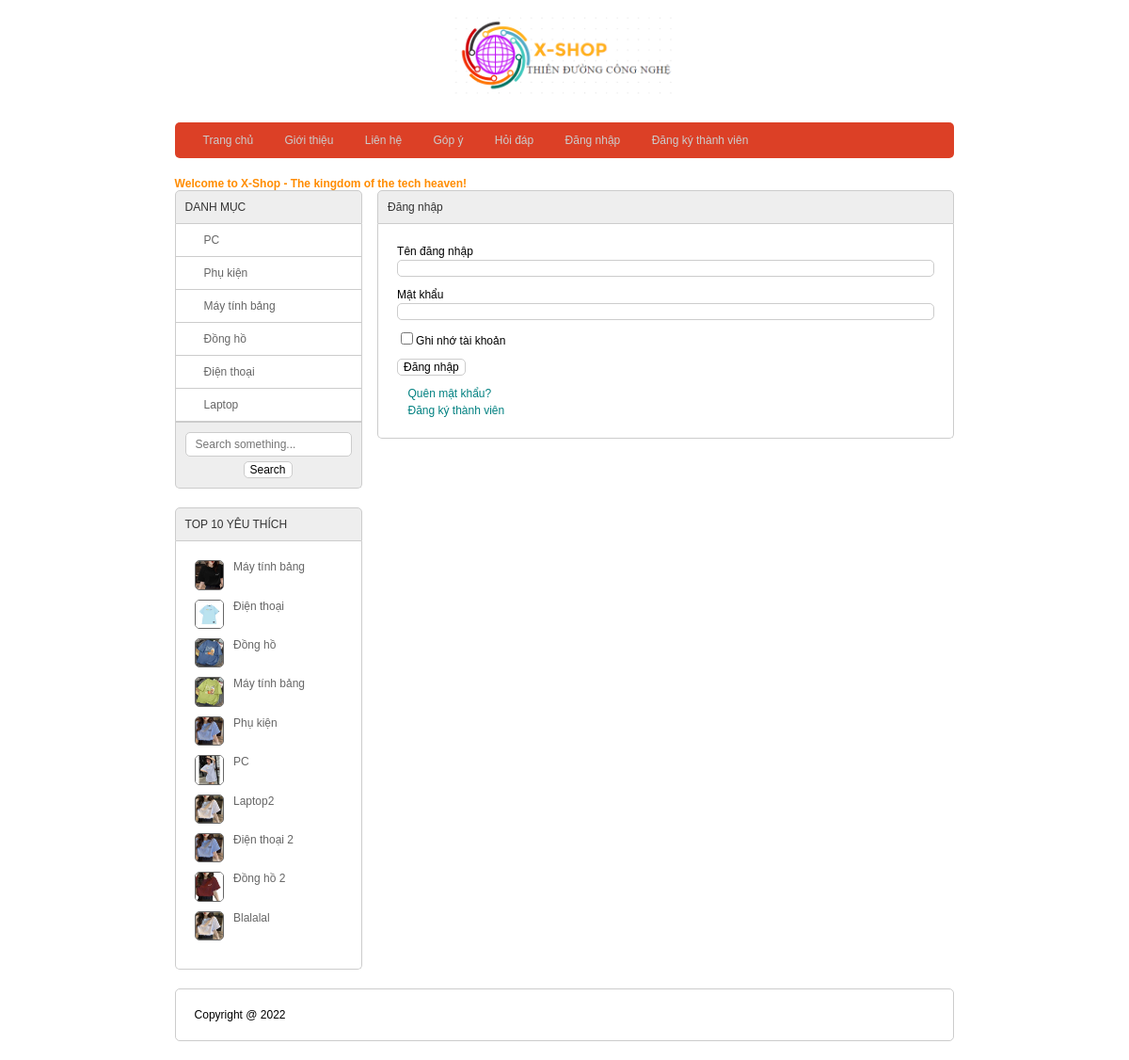
The app's page /index.php?act=dangnhap with its own data.
### tables this page shows
CREATE TABLE `danh_muc` (
  `id` int(11) NOT NULL,
  `name` varchar(255) NOT NULL
);

CREATE TABLE `san_pham` (
  `id` int(11) NOT NULL,
  `name` varchar(255) NOT NULL,
  `price` double(10,2) NOT NULL DEFAULT 0.00,
  `image` varchar(255) DEFAULT NULL,
  `mo_ta` text DEFAULT NULL,
  `view` int(11) NOT NULL DEFAULT 0,
  `iddm` int(11) NOT NULL
);

### model/pdo.php (called while the page is built, shortened)
<?php
function pdo_get_connection(){
    $dburl = "mysql:host=localhost;dbname=duanmau_ph23939;charset=utf8";
    $username = 'root';
    $password = '';
    $conn = new PDO($dburl, $username, $password);
    $conn->setAttribute(PDO::ATTR_ERRMODE, PDO::ERRMODE_EXCEPTION);
    return $conn;
}
function pdo_query($sql){
    $sql_args = array_slice(func_get_args(), 1);
    try{
        $conn = pdo_get_connection();
        $stmt = $conn->prepare($sql);
        $stmt->execute($sql_args);
        $rows = $stmt->fetchAll();
        return $rows;
    }
    catch(PDOException $e){
        throw $e;
    }
    finally{
        unset($conn);
    }
}

### model/danh_muc.php (called while the page is built, shortened)
<?php
function loadAll_danhmuc(){
    $sql = "select * from danh_muc order by id desc";
    $listdanhmuc=pdo_query($sql);
    return $listdanhmuc;
}
 ?>

### model/san_pham.php (called while the page is built, shortened)
<?php
function loadAll_sanpham_top10(){
    $sql ="select * from san_pham where 1 order by view desc limit 0,10";
    $listsanphamhome=pdo_query($sql);
    return $listsanphamhome;
}
function loadAll_sanpham_home(){
    $sql ="select * from san_pham where 1 order by id desc limit 0,9";
    $listsanpham=pdo_query($sql);
    return $listsanpham;
}
 ?>

### global.php (called while the page is built)
<?php
    $img_path = "Uploads/";
?>

### view/taikhoan/dangnhap.php (the view, shortened to what this page needs)
<div class="row mb ">
    <div class="boxtrai mr">
    <div class="row mb">
        <div class="boxtitle">DANH MỤC</div>
        <div class="boxcontent2 menudoc">
            <ul>
                <?php
                    foreach ($dsdm as $dm) {
                        extract($dm);
                        $linkdm="index.php?act=sanphamofdm&iddm=".$id;
                        echo '<li><a href="'.$linkdm.'">'.$name.'</a></li>';
                    }
                ?>
            </ul>
        </div>
        <div class="boxfooter searchbox">
            <form action="index.php?act=sanphamofdm" method="post">
                <input type="text" name="kyw" placeholder="Search something...">
                <input type="submit" name="search" value="Search">
            </form>
        </div>
    </div>
    <div class="row">
        <div class="boxtitle">TOP 10 YÊU THÍCH</div>
        <div class="row boxcontent">
            <?php
                foreach ($dstop10 as $sp) {
                    extract($sp);
                    $linksp = "index.php?act=chi_tiet_sp&idsp=".$id;
                    $image = $img_path.$image;
                    echo '<div class="row mb10 top10">
                            <img src="'.$image.'" alt="">
                            <a href="'.$linksp.'">'.$name.'</a>
                        </div>';
                }
            ?>
        </div>
    </div>
    </div>
    <div class="boxphai">
        <div class="row mb10">
            <div class="boxtitle">Đăng nhập</div>
            <div class="row boxcontent formtaikhoan ">
                <form action="index.php?act=dangnhap" method="post">
                    <div class="row mb10">
                        Tên đăng nhập <br>
                        <input type="text" name="username" id="">
                    </div>
                    <div class="row mb10">
                        Mật khẩu <br>
                        <input type="password" name="password" id="">
                    </div>
                    <div class="row mb10">
                        <input type="checkbox" name="">Ghi nhớ tài khoản
                    </div>
                    <div class="row mb10">
                        <input type="submit" name="dangnhap" value="Đăng nhập">
                    </div>
                </form>
                <li>
                    <a href="index.php?act=quenmk">Quên mật khẩu?</a>
                </li>
                <li>
                    <a href="index.php?act=dangky">Đăng ký thành viên</a>
                </li>
            </div>
        </div>
    </div>
</div>
<div class="row mb footer">Copyright @ 2022</div>
</div>

### view/css/style.css (style rules this page uses)
* { box-sizing: border-box; font-family: sans-serif; font-size: 1vw; }
.row { float: left; width: 100%; }
.mb { margin-bottom: 20px; }
.mb10 { margin-bottom: 10px; }
.mr { margin-right: 2%; }
.footer { border: 1px #ccc solid; color: black; border-radius: 5px; padding: 20px; }
.boxtrai { float: left; width: 24%; }
.boxphai { float: left; width: 74%; }
.boxtitle { color: #333; padding: 10px; background-color: #eee; border-top-left-radius: 5px; border-top-right-radius: 5px; border: 1px #ccc solid; }
.boxcontent { border-left: 1px #ccc solid; border-right: 1px #ccc solid; border-bottom: 1px #ccc solid; border-bottom-left-radius: 5px; border-bottom-right-radius: 5px; height: auto; padding: 20px; }
.boxcontent2 { border-left: 1px #ccc solid; border-right: 1px #ccc solid; border-bottom: 1px #ccc solid; }
.boxfooter { padding: 10px; background-color: #eee; border-bottom-left-radius: 5px; border-bottom-right-radius: 5px; border-left: 1px #ccc solid; border-right: 1px #ccc solid; border-bottom: 1px #ccc solid; }
.formtaikhoan { line-height: 150%; }
.formtaikhoan input[type="text"], .formtaikhoan input[type="password"], .formtaikhoan input[type="email"], .formcontent input[type="text"] { width: 100%; border: 1px #ccc solid; border-radius: 5px; }
.formtaikhoan input[type="checkbox"] { border-radius: 5px; }
.searchbox input[type="submit"] { margin-left: 50%; }
.formtaikhoan input[type="submit"], .formtaikhoan input[type="reset"], .formtaikhoan input[type="button"], .formcontent input[type="submit"], .formcontent input[type="reset"], .formcontent input[type="button"], .searchbox input[type="submit"] { background-color: #fff; border: 1px #ccc solid; border-radius: 5px; }
.formtaikhoan li { list-style-type: none; margin-left: 2%; }
.formtaikhoan li a { color: teal; text-decoration: none; }
.menudoc ul { margin: 0; padding: 0; list-style-type: none; }
.menudoc ul li { padding: 10px 30px; background-color: #fff; border-bottom: 1px #ccc solid; }
.menudoc ul li a { color: #666; text-decoration: none; }
.searchbox input[type="text"] { width: 100%; padding: 5px 10px; background-color: #fff; border: 1px #ccc solid; border-radius: 5px; }
.searchbox input[type="submit"] { margin-left: 35%; background-color: #fff; border: 1px #ccc solid; border-radius: 5px; margin-top: 5px; }
.top10 img { width: 20%; float: left; margin-right: 10px; border: 1px #666 solid; border-radius: 5px; }
.top10 a { color: #666; text-decoration: none; }
* { box-sizing: border-box }

### records on screen
danh_muc: name "PC"
danh_muc: name "Phụ kiện"
danh_muc: name "Máy tính bảng"
danh_muc: name "Đồng hồ"
danh_muc: name "Điện thoại"
danh_muc: name "Laptop"
san_pham: shows a picture, name "Máy tính bảng"
san_pham: shows a picture, name "Điện thoại"
san_pham: shows a picture, name "Đồng hồ"
san_pham: shows a picture, name "Máy tính bảng"
san_pham: name "Phụ kiện"
san_pham: shows a picture, name "PC"
san_pham: name "Laptop2"
san_pham: name "Điện thoại 2"
san_pham: shows a picture, name "Đồng hồ 2"
san_pham: name "Blalalal"
